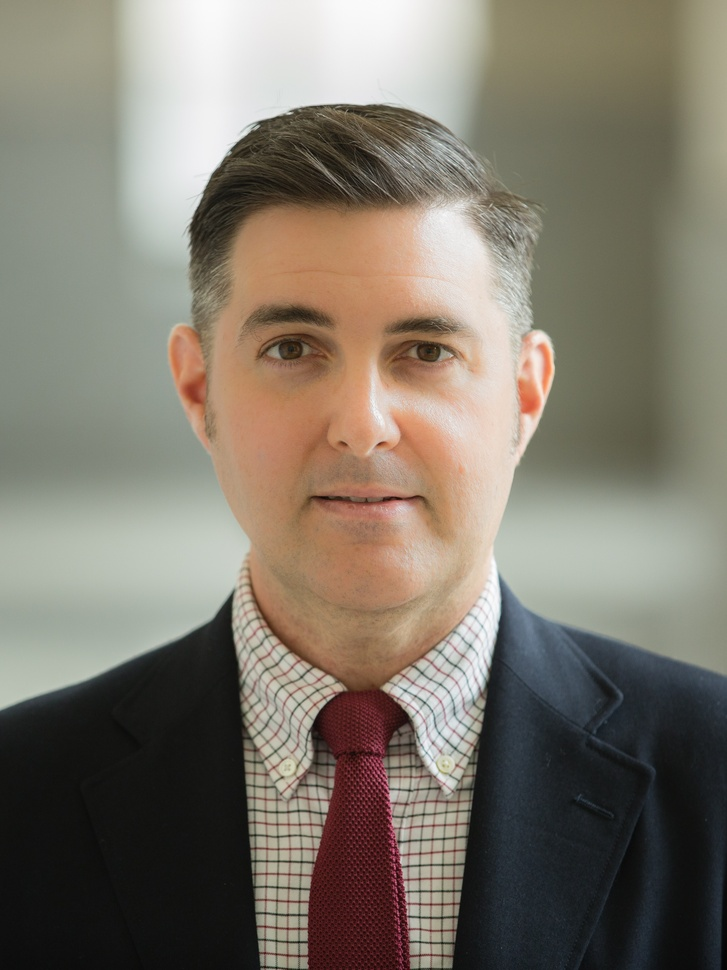
#> input picture img/person.jpg, 727 x 970 px, shrunk from 2880 x 3840 before the run, found by its file name
$ python img_pocessing.py
#> lines starting #> are read from the running program, lines starting #| are printed output that depends on the picture; after the words box and inside, x2 and y2 are one past the last pixel; in counts of white or black regions, pixels touching at a corner belong together
# noise reduction using gaussian filter
import cv2
import numpy as np
import matplotlib.pyplot as plt


def process_image(image_path):
#> called with image_path = 'person.jpg'
    img = cv2.imread(image_path)
#> img is the input picture: shape (970, 727, 3); mean B, G, R 107.4, 119.6, 126.7

    # convert to gray scale
    img_gray = cv2.cvtColor(img, cv2.COLOR_BGR2GRAY)
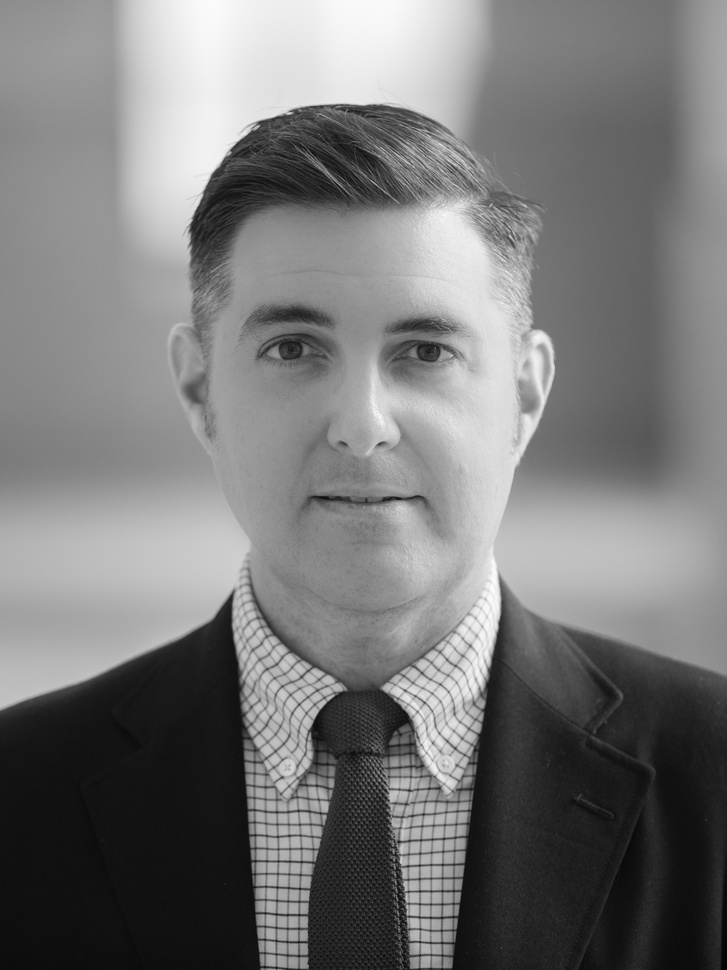
#> img_gray: shape (970, 727); min 4, max 253, mean 120.3
    # apply gaussian filter
    blurred = cv2.GaussianBlur(img_gray, (5, 5), 0)
    # edge detection
    edges = cv2.Canny(blurred, 100, 200)
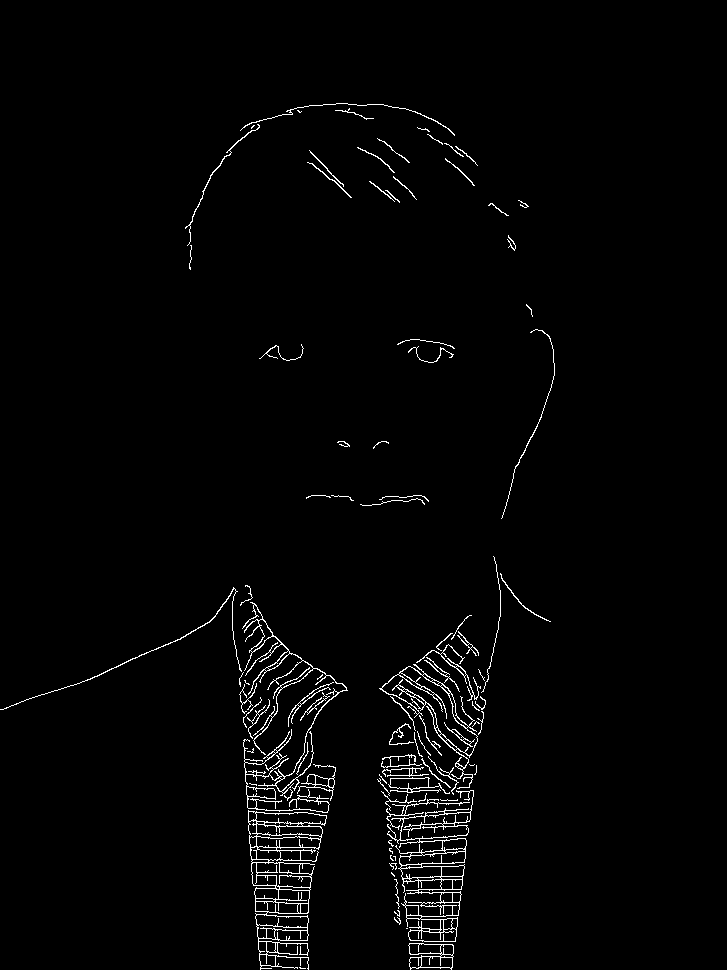
#> edges: shape (970, 727); 1.8% white in thin lines or dots, all inside (x1, y1, x2, y2) = (0, 103, 555, 970)


    ret, thresh = cv2.threshold(img_gray, 127, 255, 0)
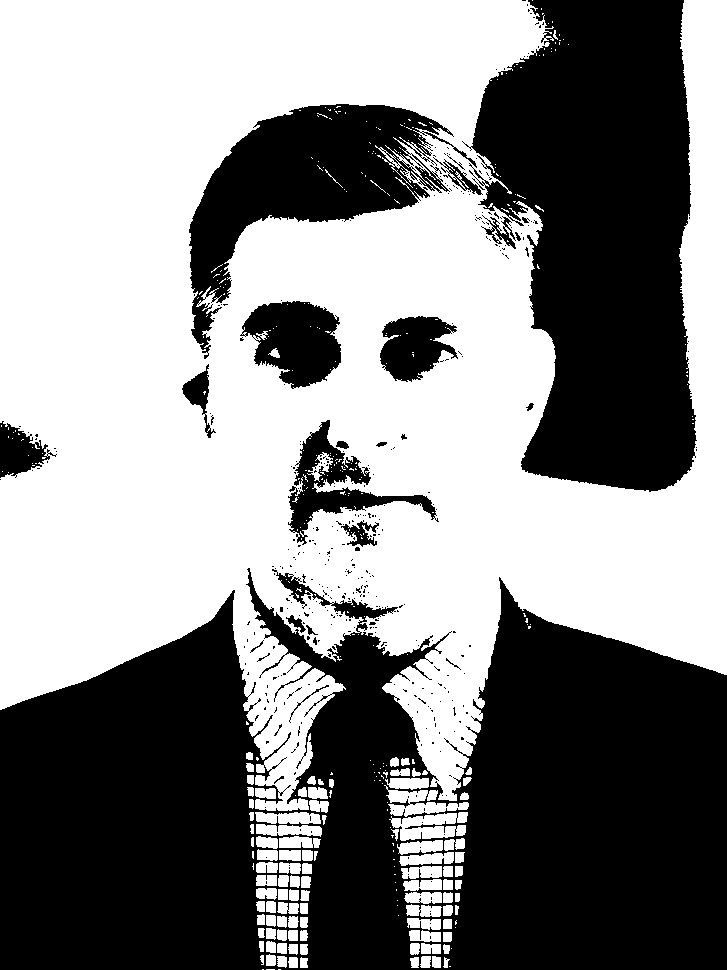
#> thresh: shape (970, 727); 53.9% white; 385 black regions (358 under 20 px)
    contours, hierarchy = cv2.findContours(thresh, cv2.RETR_TREE, cv2.CHAIN_APPROX_NONE)
#> contours = 1249 contours, 1098 with area under 20; largest, box (x1, y1, x2, y2) and area: (0, 0, 727, 811) 405118, (188, 103, 454, 354) 25590, (241, 300, 342, 390) 6240, (287, 419, 437, 546) 5558, (379, 315, 459, 383) 3574
    contours = sorted(contours, key=cv2.contourArea, reverse=True)[1:]
#> contours = 1248 contours, 1098 with area under 20; largest, box (x1, y1, x2, y2) and area: (188, 103, 454, 354) 25590, (241, 300, 342, 390) 6240, (287, 419, 437, 546) 5558, (379, 315, 459, 383) 3574, (389, 812, 468, 841) 1260
    contours

    cv2.imwrite('edges.png', edges)
    cv2.imshow('Edges', edges)
    cv2.waitKey(0)
    cv2.destroyAllWindows()


    fig = plt.figure()
    ax = fig.add_subplot(111)
    ax.set_aspect('equal')

    for contour in contours:
        x = contour[:, :, 0].reshape(-1,)
        y = -contour[:, :, 1].reshape(-1,)
        ax.plot(x, y)

    plt.show()
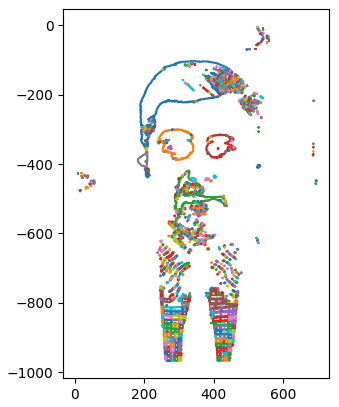
#> figure drawn by matplotlib, 1 panel

#NOTE - try to get the poits of each contour with the closest distance to the next contour

process_image('person.jpg')

$ run again, with img/elevador.jpg copied over img/person.jpg
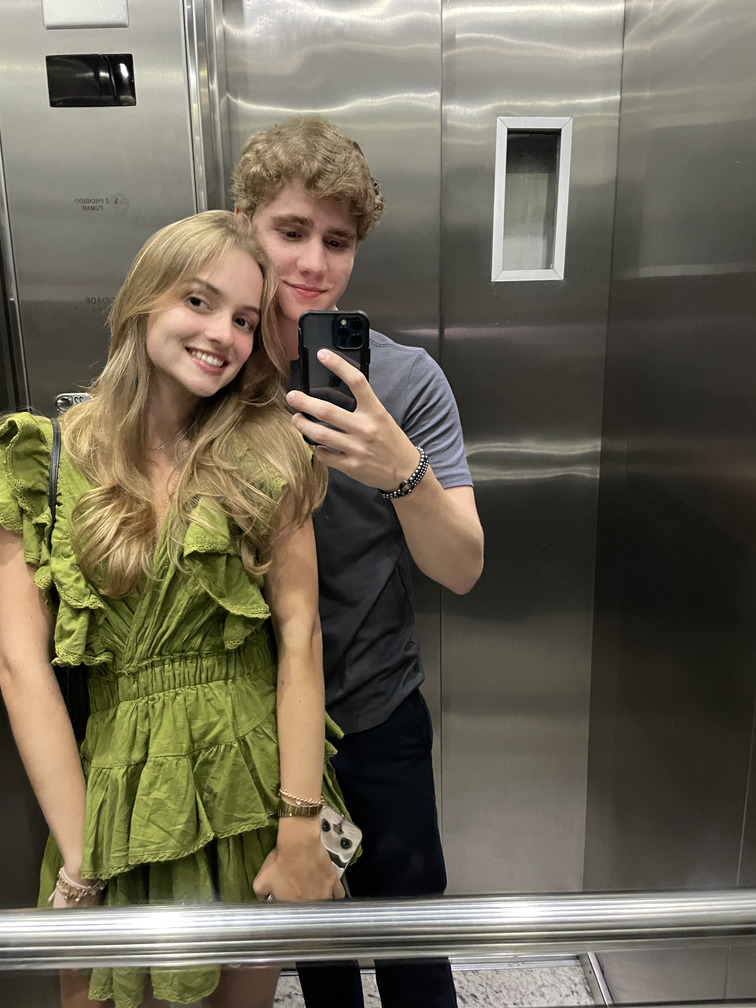
#> input picture img/elevador.jpg, 756 x 1008 px, found by its file name
#> in process_image, img is the input picture: shape (1008, 756, 3); mean B, G, R 86.2, 103.2, 109.6
#> in process_image, `edges = cv2.Canny(blurred, 100, 200)`:
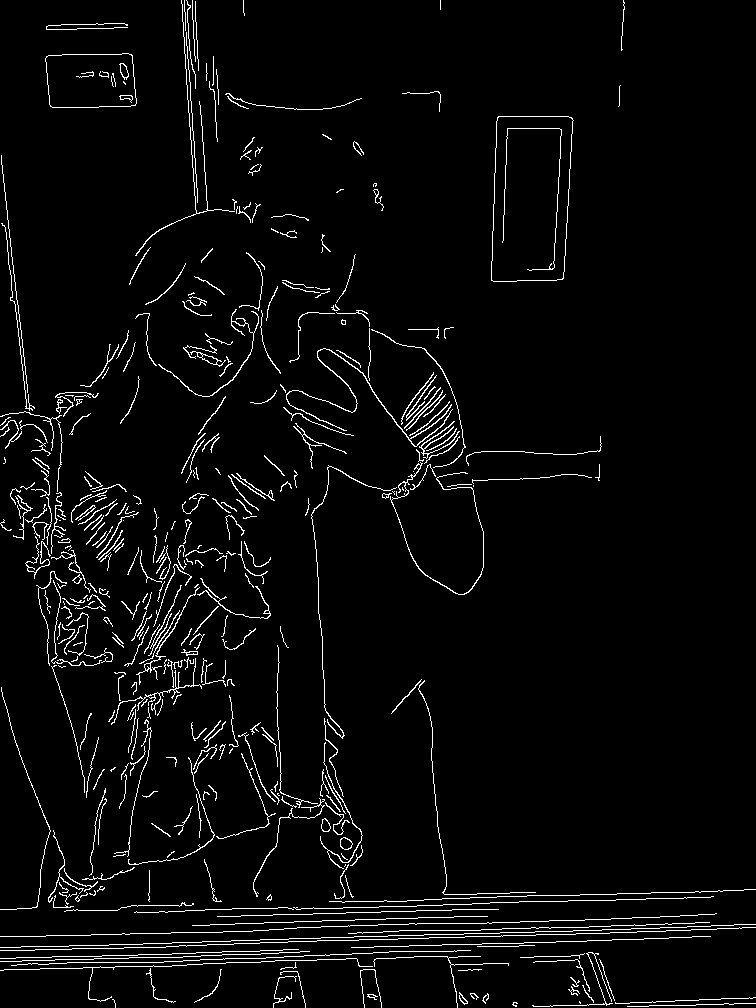
#> edges: shape (1008, 756); 3.7% white in thin lines or dots
#> thresh: shape (1008, 756); 35.9% white; 819 white regions (727 under 20 px)
#> in process_image, `contours, hierarchy = cv2.findContours(thresh, cv2.RETR_TREE, cv2.CHAI..`: contours = 2085 contours, 1925 with area under 20; largest, box (x1, y1, x2, y2) and area: (0, 0, 756, 392) 148682, (0, 329, 601, 909) 53064, (0, 891, 756, 953) 23458, (11, 939, 666, 1008) 10104, (277, 524, 325, 812) 9640
#> in process_image, `contours = sorted(contours, key=cv2.contourArea, reverse=True)[1:]`: contours = 2084 contours, 1925 with area under 20; largest, box (x1, y1, x2, y2) and area: (0, 329, 601, 909) 53064, (0, 891, 756, 953) 23458, (11, 939, 666, 1008) 10104, (277, 524, 325, 812) 9640, (129, 686, 197, 864) 6554
#> in process_image, `plt.show()`:
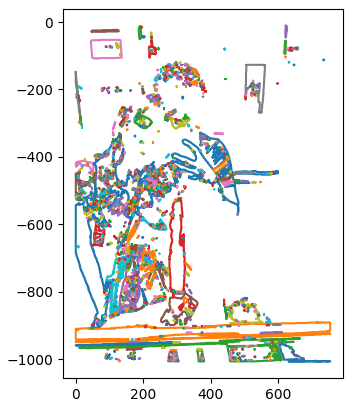
#> figure drawn by matplotlib, 1 panel

$ run again, with img/iate.jpg copied over img/person.jpg
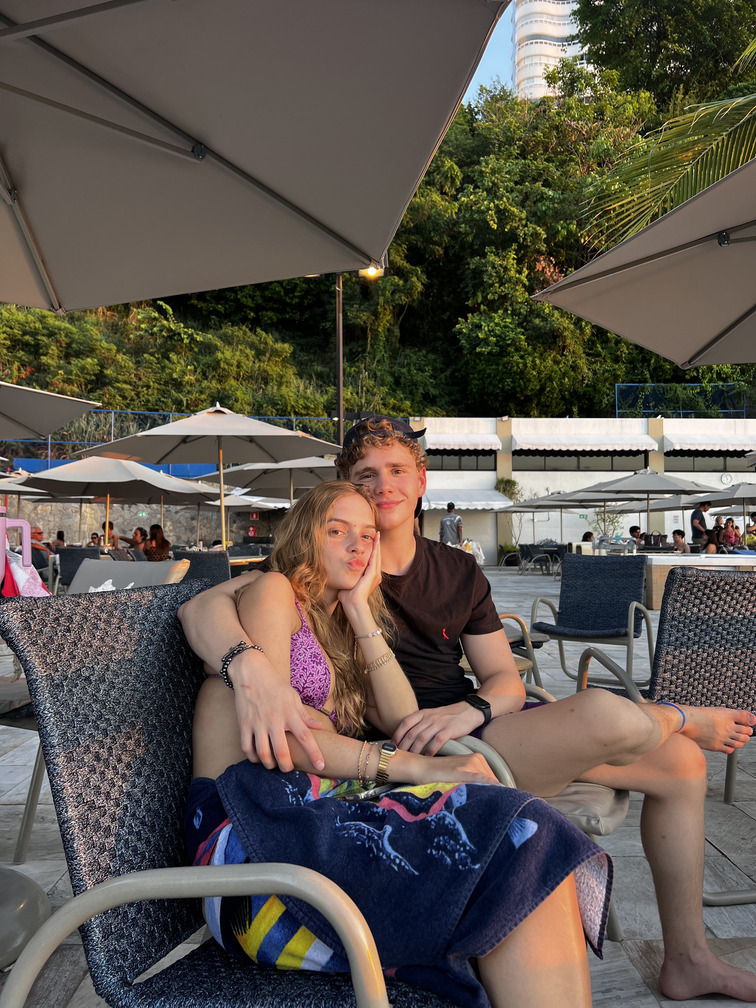
#> input picture img/iate.jpg, 756 x 1008 px, found by its file name
#> in process_image, img is the input picture: shape (1008, 756, 3); mean B, G, R 78.3, 86.4, 94
#> in process_image, `edges = cv2.Canny(blurred, 100, 200)`:
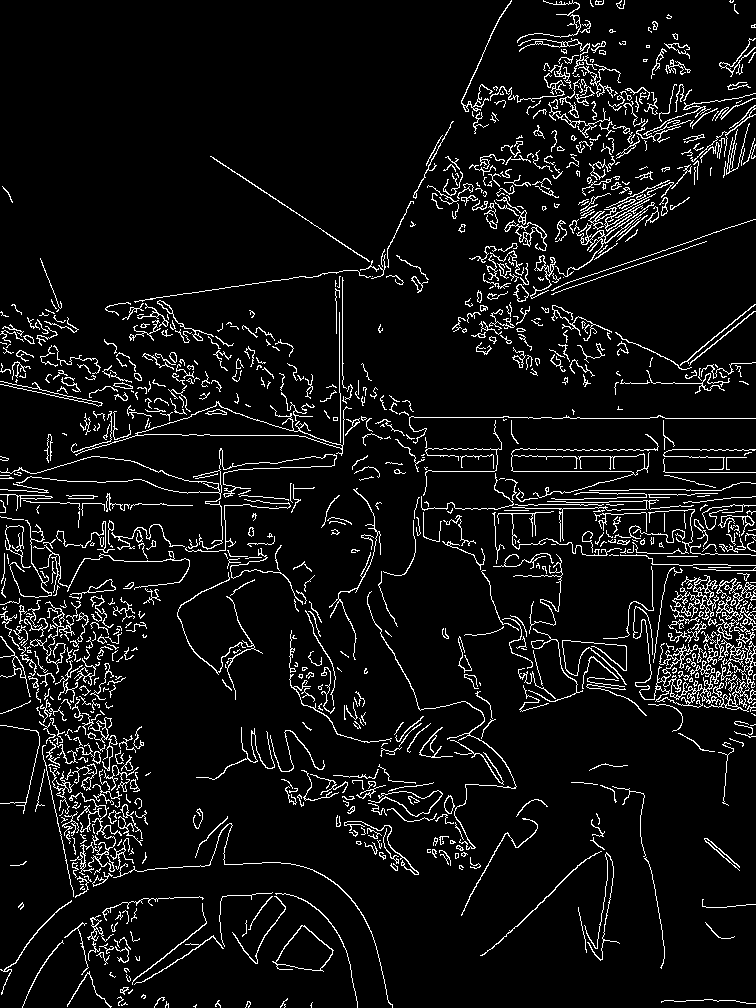
#> edges: shape (1008, 756); 6.9% white in thin lines or dots
#> thresh: shape (1008, 756); 21.2% white; 4206 white regions (3982 under 20 px)
#> in process_image, `contours, hierarchy = cv2.findContours(thresh, cv2.RETR_TREE, cv2.CHAI..`: contours = 5327 contours, 5148 with area under 20; largest, box (x1, y1, x2, y2) and area: (228, 415, 756, 802) 59468, (0, 863, 390, 1008) 10966, (503, 865, 607, 1008) 9246, (532, 689, 709, 867) 8865, (415, 0, 601, 191) 8322
#> in process_image, `contours = sorted(contours, key=cv2.contourArea, reverse=True)[1:]`: contours = 5326 contours, 5148 with area under 20; largest, box (x1, y1, x2, y2) and area: (0, 863, 390, 1008) 10966, (503, 865, 607, 1008) 9246, (532, 689, 709, 867) 8865, (415, 0, 601, 191) 8322, (0, 495, 160, 599) 5952
#> in process_image, `plt.show()`:
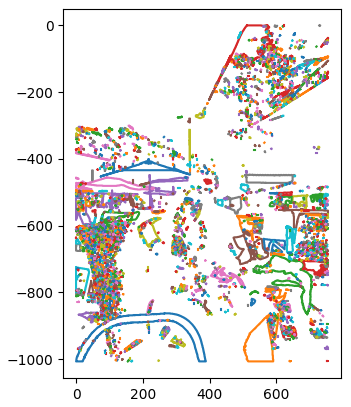
#> figure drawn by matplotlib, 1 panel
